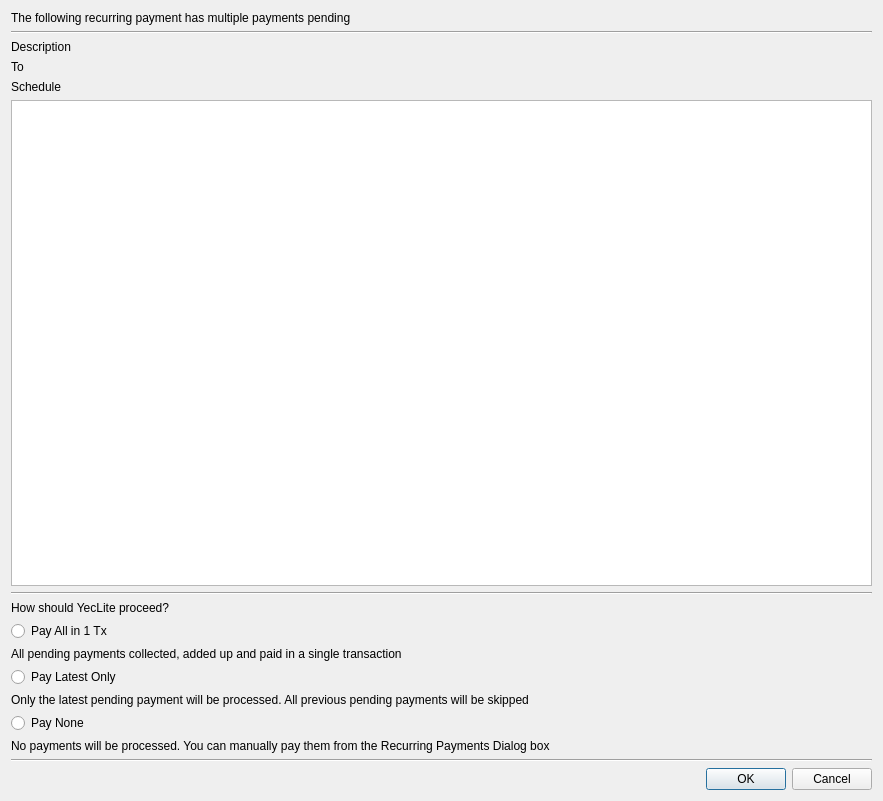
<?xml version="1.0" encoding="UTF-8"?>
<ui version="4.0">
 <class>RecurringPending</class>
 <widget class="QDialog" name="RecurringPending">
  <property name="geometry">
   <rect>
    <x>0</x>
    <y>0</y>
    <width>883</width>
    <height>801</height>
   </rect>
  </property>
  <property name="windowTitle">
   <string>Dialog</string>
  </property>
  <layout class="QGridLayout" name="gridLayout">
   <item row="14" column="0" colspan="2">
    <widget class="QLabel" name="label_5">
     <property name="text">
      <string>No payments will be processed. You can manually pay them from the Recurring Payments Dialog box</string>
     </property>
     <property name="wordWrap">
      <bool>true</bool>
     </property>
    </widget>
   </item>
   <item row="15" column="0" colspan="2">
    <widget class="Line" name="line_2">
     <property name="orientation">
      <enum>Qt::Horizontal</enum>
     </property>
    </widget>
   </item>
   <item row="4" column="0" colspan="2">
    <widget class="QLabel" name="lblSchedule">
     <property name="text">
      <string>Schedule</string>
     </property>
    </widget>
   </item>
   <item row="8" column="0" colspan="2">
    <widget class="QLabel" name="label_2">
     <property name="text">
      <string>How should YecLite proceed?</string>
     </property>
    </widget>
   </item>
   <item row="9" column="0" colspan="2">
    <widget class="QRadioButton" name="rAll">
     <property name="text">
      <string>Pay All in 1 Tx</string>
     </property>
    </widget>
   </item>
   <item row="12" column="0" colspan="2">
    <widget class="QLabel" name="label_4">
     <property name="text">
      <string>Only the latest pending payment will be processed. All previous pending payments will be skipped</string>
     </property>
     <property name="wordWrap">
      <bool>true</bool>
     </property>
    </widget>
   </item>
   <item row="11" column="0" colspan="2">
    <widget class="QRadioButton" name="rLast">
     <property name="text">
      <string>Pay Latest Only</string>
     </property>
    </widget>
   </item>
   <item row="13" column="0" colspan="2">
    <widget class="QRadioButton" name="rNone">
     <property name="text">
      <string>Pay None</string>
     </property>
    </widget>
   </item>
   <item row="6" column="0" colspan="2">
    <widget class="QTableView" name="tblPending">
     <attribute name="horizontalHeaderStretchLastSection">
      <bool>true</bool>
     </attribute>
    </widget>
   </item>
   <item row="7" column="0" colspan="2">
    <widget class="Line" name="line">
     <property name="orientation">
      <enum>Qt::Horizontal</enum>
     </property>
    </widget>
   </item>
   <item row="10" column="0" colspan="2">
    <widget class="QLabel" name="label_3">
     <property name="text">
      <string>All pending payments collected, added up and paid in a single transaction</string>
     </property>
     <property name="wordWrap">
      <bool>true</bool>
     </property>
    </widget>
   </item>
   <item row="16" column="0" colspan="2">
    <widget class="QDialogButtonBox" name="buttonBox">
     <property name="orientation">
      <enum>Qt::Horizontal</enum>
     </property>
     <property name="standardButtons">
      <set>QDialogButtonBox::Cancel|QDialogButtonBox::Ok</set>
     </property>
    </widget>
   </item>
   <item row="2" column="0" colspan="2">
    <widget class="QLabel" name="lblDesc">
     <property name="text">
      <string>Description</string>
     </property>
    </widget>
   </item>
   <item row="3" column="0" colspan="2">
    <widget class="QLabel" name="lblTo">
     <property name="text">
      <string>To</string>
     </property>
    </widget>
   </item>
   <item row="1" column="0" colspan="2">
    <widget class="Line" name="line_3">
     <property name="orientation">
      <enum>Qt::Horizontal</enum>
     </property>
    </widget>
   </item>
   <item row="0" column="0" colspan="2">
    <widget class="QLabel" name="label">
     <property name="text">
      <string>The following recurring payment has multiple payments pending</string>
     </property>
    </widget>
   </item>
  </layout>
 </widget>
 <resources/>
 <connections>
  <connection>
   <sender>buttonBox</sender>
   <signal>accepted()</signal>
   <receiver>RecurringPending</receiver>
   <slot>accept()</slot>
   <hints>
    <hint type="sourcelabel">
     <x>248</x>
     <y>254</y>
    </hint>
    <hint type="destinationlabel">
     <x>157</x>
     <y>274</y>
    </hint>
   </hints>
  </connection>
  <connection>
   <sender>buttonBox</sender>
   <signal>rejected()</signal>
   <receiver>RecurringPending</receiver>
   <slot>reject()</slot>
   <hints>
    <hint type="sourcelabel">
     <x>316</x>
     <y>260</y>
    </hint>
    <hint type="destinationlabel">
     <x>286</x>
     <y>274</y>
    </hint>
   </hints>
  </connection>
 </connections>
</ui>
